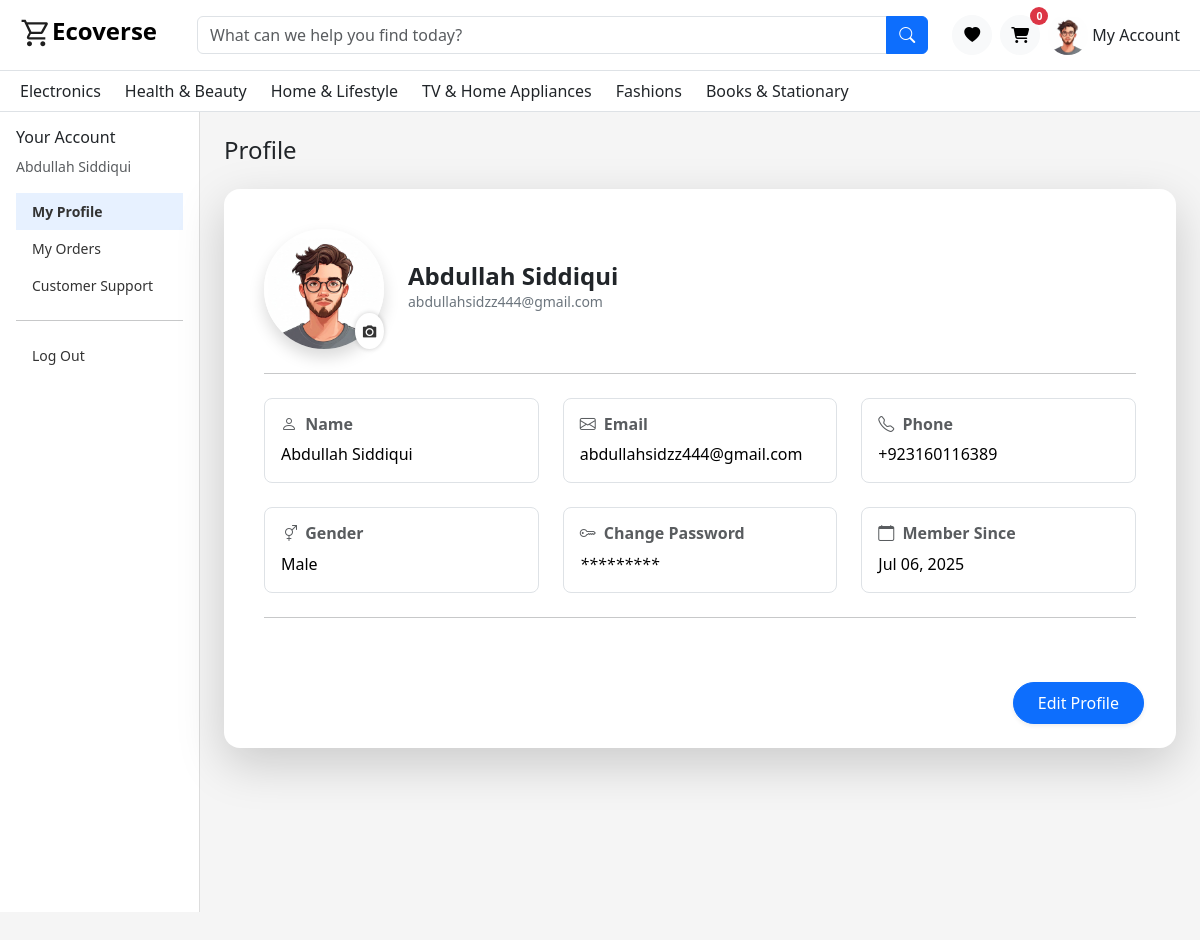
Screenshot of /Client/homeprofile.php?success=false (signed in) with the database file from the repository.
### tables this page shows
CREATE TABLE `users` (
  `id` int(11) NOT NULL,
  `name` varchar(100) NOT NULL,
  `email` varchar(100) NOT NULL,
  `password` varchar(255) NOT NULL,
  `phone` varchar(20) DEFAULT NULL,
  `role` enum('user','admin') DEFAULT 'user',
  `status` enum('active','inactive') DEFAULT 'active',
  `created_at` datetime DEFAULT current_timestamp(),
  `updated_at` datetime DEFAULT current_timestamp() ON UPDATE current_timestamp(),
  `user_profile` varchar(255) NOT NULL DEFAULT '',
  `gender` enum('male','female') DEFAULT 'male',
  `email_token` varchar(255) DEFAULT NULL,
  `token_expiry` datetime DEFAULT NULL
);

CREATE TABLE `categories` (
  `id` int(11) NOT NULL,
  `name` varchar(100) NOT NULL
);

### Client/homeprofile.php (the view, shortened to what this page needs)
<?php
include './includes/Navbar.php';
include("../Server/Admin-Panel/config/db.php");
$user_id = $_SESSION['user_id'];
?>
<link href="https://cdn.jsdelivr.net/npm/bootstrap@5.3.3/dist/css/bootstrap.min.css" rel="stylesheet" />
<link href="https://cdnjs.cloudflare.com/ajax/libs/font-awesome/6.5.0/css/all.min.css" rel="stylesheet" />
<div    class="container-fluid">
  <div class="row">
    <?php
    $sql = "SELECT * FROM users WHERE id = $user_id";
    $result = $conn->query($sql);
    if ($row = $result->fetch_assoc()) {
    ?>
      <div id="sidebar_mob"  class="col-12 col-md-3 col-lg-2 sidebar p-0">
        <div  class="p-3">
          <h6>Your Account</h6>
          <small class="text-muted d-block mb-3"><?= htmlspecialchars($row['name']) ?></small>
          <a href="./homeprofile.php" id="Home" class="active">My Profile</a>
          <a href="./Profile.php" id='myorders'>My Orders</a>
          <a href="./customer_support.php">Customer Support</a>
             <hr />
          <a href="./logout.php">Log Out</a>
        </div>
      </div>
    <?php
    }
    ?>
    <div class="col-md-9 col-lg-10 p-4">
      <h4 class="mb-4">Profile</h4>
      <div class="card shadow-lg border-0 rounded-4 mt-4 p-4 bg-white">
        <?php
        $sql = "SELECT users.name, users.gender , users.password as pass , users.id AS user_id, users.role, users.status, users.email, users.created_at,
        users.phone, addresses.city, addresses.country, addresses.address_line1 AS address, users.user_profile as user_profile
        FROM users
        LEFT JOIN addresses ON users.id = addresses.user_id
        WHERE users.id = $user_id";
        $result = $conn->query($sql);
        if ($row = $result->fetch_assoc()) {
        ?>
          <div class="card-body">
            <div class="d-flex flex-column flex-sm-row align-items-center text-center text-sm-start gap-4 mb-4">
              <div>
                <form method="POST" enctype="multipart/form-data" id="profileForm">
                  <div class="profile-picture-wrapper" style="position: relative; width: 120px; height: 120px;">
                    <img
                      src="<?= empty($row['user_profile']) ? './Assets/Images/user.png' : '../Server/uploads/' . $row['user_profile'] ?>"
                      alt="User Avatar"
                      class="rounded-circle img-fluid shadow"
                      style="width: 120px; height: 120px; object-fit: cover;"
                      id="profile-preview">
                    <label for="profile-image-home" class="camera-icon  btn"
                      style="position: absolute; bottom: 0; right: 0; background: #fff; border-radius: 50%; cursor: pointer; padding: 5px;">
                      <i class="ri-camera-fill"></i>
                    </label>
                  </div>
                </form>
              </div>
              <div>
                <h4 class="fw-bold mb-0"><?= htmlspecialchars($row['name']) ?></h4>
                <p class="text-secondary small mb-1"><?= htmlspecialchars($row['email']) ?></p>
              </div>
            </div>
            <hr class="my-4">
            <div class="row g-4  " id='user_information'>
              <div class="col-12 col-md-4">
                <div class="p-3 border rounded-3 h-100">
                  <h6 class="text-muted fw-semibold mb-2">
                    <i class="bi bi-person me-1"></i> Name
                  </h6>
                  <p class="mb-0 <?= empty($row['name']) ? 'text-muted fst-italic' : 'text-black' ?>">
                    <?= empty($row['name']) ? 'No name provided' : htmlspecialchars($row['name']) ?>
                  </p>
                </div>
              </div>
              <div class="col-12 col-md-4">
                <div class="p-3 border rounded-3 h-100">
                  <h6 class="text-muted fw-semibold mb-2">
                    <i class="bi bi-envelope me-1"></i> Email
                  </h6>
                  <p class="mb-0 <?= empty($row['email']) ? 'text-muted fst-italic' : 'text-black' ?>">
                    <?= empty($row['email']) ? 'No email provided' : htmlspecialchars($row['email']) ?>
                  </p>
                </div>
              </div>
              <div class="col-12 col-md-4">
                <div class="p-3 border rounded-3 h-100">
                  <h6 class="text-muted fw-semibold mb-2">
                    <i class="bi bi-telephone me-1"></i> Phone
                  </h6>
                  <p class="mb-0 <?= empty($row['phone']) ? 'text-muted fst-italic' : 'text-black' ?>">
                    <?= empty($row['phone']) ? 'No phone number provided' : htmlspecialchars($row['phone']) ?>
                  </p>
                </div>
              </div>
              <div class="col-12 col-md-4">
                <div class="p-3 border rounded-3 h-100">
                  <h6 class="text-muted fw-semibold mb-2">
                    <i class="bi bi-gender-ambiguous me-1"></i> Gender
                  </h6>
                  <p class="mb-0 <?= empty($row['gender']) ? 'text-muted fst-italic' : 'text-black' ?>">
                    <?= empty($row['gender']) ? 'Not specified' : htmlspecialchars(ucfirst($row['gender'])) ?>
                  </p>
                </div>
              </div>
              <div id="change_password" class="col-12 col-md-4 cursor-pointer">
                <div class="p-3 border rounded-3 h-100">
                  <h6 class="text-muted fw-semibold mb-2">
                    <i class="bi bi-key me-1"></i> Change Password
                  </h6>
                  <p class="mb-0 text-black fst-italic">
                    *********
                  </p>
                </div>
              </div>
              <div class="col-12 col-md-4">
                <div class="p-3 border rounded-3 h-100">
                  <h6 class="text-muted fw-semibold mb-2">
                    <i class="bi bi-calendar me-1"></i> Member Since
                  </h6>
                  <p class="mb-0 text-black">
                    <?= htmlspecialchars(date('M d, Y', strtotime($row['created_at']))) ?>
                  </p>
                </div>
              </div>
            </div>
            <hr class="my-4">
          </div>
          <div class="text-center text-md-end mt-4">
            <a id="editbtn" class="btn btn-primary px-4 py-2 rounded-pill shadow-sm me-2">Edit Profile</a>
          </div>
      </div>
    <?php
        } else {
          echo '<div class="card-body text-center text-muted">User data not found.</div>';
        }
    ?>
    </div>
  </div>
</div>

### Client/includes/Navbar.php (shortened to what this page needs)
<?php
 include("../Server/Admin-Panel/config/db.php");
 if (isset($_SESSION['user_id'])) {
   $user_id = $_SESSION['user_id'];
   $sql = "SELECT * FROM users WHERE id = $user_id ";
   $result = $conn->query($sql);
   if ($row = $result->fetch_assoc()) {
     $profile = $row['user_profile'];
   }
 }
 ?>
<nav class="navbar navbar-expand-lg bg-white border-bottom pt-2  ">
  <div class="container-fluid mx-2 navbar_des  ">
    <a class="navbar-brand d-flex align-items-start fs-4" href="./index.php">
      <strong class="mb-2"><img height="32px" src="./Assets/Images/shopping_cart_37dp_1F1F1F_FILL0_wght400_GRAD0_opsz40.svg" alt="">Ecoverse</strong>
    </a>
    <form autocomplete="off" class="d-flex flex-grow-1 mx-4 position-relative    " role="search" id="searchForm">
      <div class="input-group flex-grow-1">
        <input
          class="form-control search-box searchInput"
          type="search"
          placeholder="What can we help you find today?"
          oninput="searchFunc(this.value)" />
        <button id="search-btn" class="btn btn-primary " type="submit">
          <i class="bi bi-search"></i>
        </button>
      </div>
    </form>
    <div id='icons_navbar' class="d-flex align-items-center gap-2">
      <a href="#"
        class="btn btn-light rounded-circle p-0 d-flex align-items-center justify-content-center position-relative"
        style="width: 40px; height: 40px;">
        <i class="	bi bi-heart-fill"></i>
      </a>
      <a onclick="checkauth('cart')"
        class="btn btn-light rounded-circle p-0 d-flex align-items-center justify-content-center position-relative"
        style="width: 40px; height: 40px;">
        <i class="fas fa-cart-shopping"></i>
        <span
          class="position-absolute top-0 start-100 translate-middle badge bg-danger rounded-circle d-flex align-items-center justify-content-center " id='cartCount'
          style="width: 18px; height: 18px; font-size: 0.65rem;">
          <?= isset($_SESSION['cart']) ? count($_SESSION['cart']) : 0; ?>
        </span>
      </a>
      <div class="dropdown drop">
        <a class="nav-link d-flex align-items-center" href="#" data-bs-toggle="dropdown">
          <img src="<?= empty($profile) ? './Assets/Images/user.png' : '../Server/uploads/' . $profile ?>" width="40" height="40" class="rounded-circle me-1">
          My Account
        </a>
      </div>
    </div>
  </div>
</nav>
<nav class="navbar2 bg-white border-bottom py-2  navbar_desktop ">
  <div class="container-fluid mx-2 d-flex justify-content-between">
    <div class="d-flex gap-4 flex-wrap">
      <?php
       $sql = "SELECT * FROM categories";
       $result = $conn->query($sql);
       while ($row = $result->fetch_assoc()) {
       ?>
        <div class="dropdown">
          <a href="#" class="nav-link" data-bs-toggle="dropdown">
            <?= htmlspecialchars($row['name']) ?>
          </a>
        </div>
      <?php
       }
       ?>
    </div>
  </div>
</nav>

### Client/Assets/CSS/home.css (style rules this page uses)
.search-box { border-radius: 0; }
.nav-link { font-weight: 500; }

### Client/includes/Navbar.php (style rules this page uses)
.cursor-pointer { cursor: pointer; }

### Client/homeprofile.php (style rules this page uses)
body { background: #f5f6f8; font-weight: 500; }
.sidebar { min-height: 100vh; background: white; border-right: 1px solid #ddd; }
.sidebar a { padding: 8px 16px; display: block; color: #333; text-decoration: none; font-size: 14px; }
.sidebar a.active { background-color: #e7f1ff; font-weight: 600; }
.profile-picture-wrapper .camera-icon { position: absolute; bottom: 0; right: 0; background: #fff; color: #333; border-radius: 50%; padding: 6px; font-size: 16px; box-shadow: 0 0 5px rgba(0, 0, 0, 0.2); cursor: pointer; transition: 0.2s; }

### Client/includes/mobile-icon.php (style rules this page uses)
body { padding-bottom: 60px; }

### rows the page displays
users: user_profile (picture), name "Abdullah Siddiqui", email "abdullahsidzz444@gmail.com", phone "+923160116389", gender "Male", created_at "Jul 06, 2025"
categories: name "Electronics"
categories: name "Health & Beauty"
categories: name "Home & Lifestyle"
categories: name "TV & Home Appliances"
categories: name "Fashions"
categories: name "Books & Stationary"
